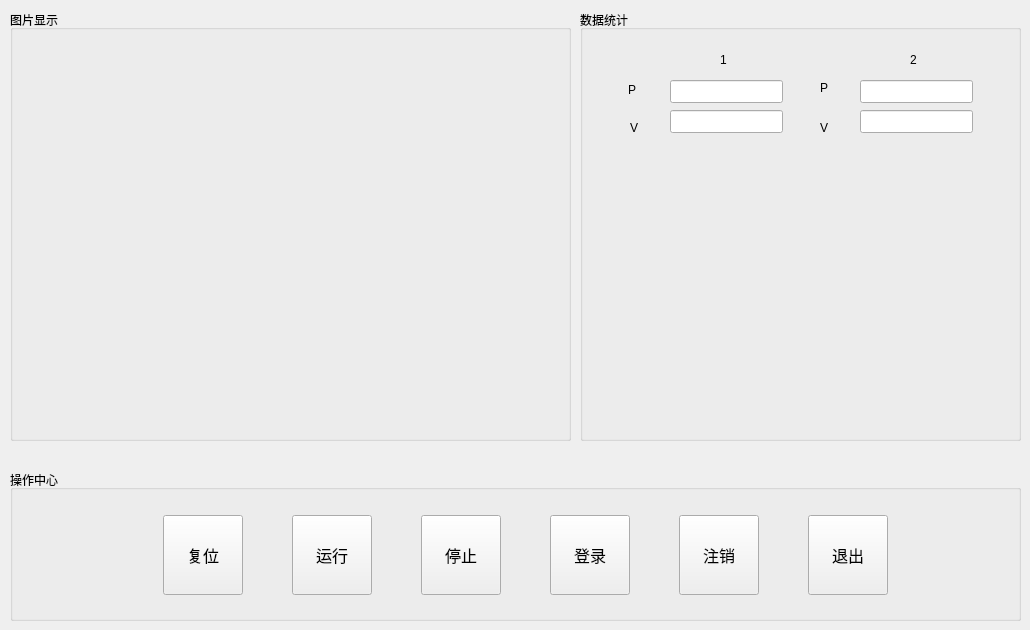
    <widget class="QWidget" name="Main">
     <attribute name="title">
      <string>操作中心</string>
     </attribute>
     <widget class="QGroupBox" name="groupBox_3">
      <property name="geometry">
       <rect>
        <x>10</x>
        <y>10</y>
        <width>561</width>
        <height>431</height>
       </rect>
      </property>
      <property name="title">
       <string>图片显示</string>
      </property>
      <widget class="QLabel" name="image">
       <property name="geometry">
        <rect>
         <x>10</x>
         <y>30</y>
         <width>541</width>
         <height>401</height>
        </rect>
       </property>
       <property name="text">
        <string/>
       </property>
       <property name="scaledContents">
        <bool>true</bool>
       </property>
       <property name="wordWrap">
        <bool>true</bool>
       </property>
      </widget>
     </widget>
     <widget class="QGroupBox" name="groupBox_4">
      <property name="geometry">
       <rect>
        <x>10</x>
        <y>470</y>
        <width>1011</width>
        <height>151</height>
       </rect>
      </property>
      <property name="title">
       <string>操作中心</string>
      </property>
      <widget class="QWidget" name="layoutWidget">
       <property name="geometry">
        <rect>
         <x>110</x>
         <y>40</y>
         <width>811</width>
         <height>91</height>
        </rect>
       </property>
       <layout class="QHBoxLayout" name="horizontalLayout">
        <property name="spacing">
         <number>6</number>
        </property>
        <item>
         <widget class="QToolButton" name="btnReset">
          <property name="minimumSize">
           <size>
            <width>50</width>
            <height>50</height>
           </size>
          </property>
          <property name="maximumSize">
           <size>
            <width>80</width>
            <height>80</height>
           </size>
          </property>
          <property name="font">
           <font>
            <family>楷体</family>
            <pointsize>12</pointsize>
           </font>
          </property>
          <property name="text">
           <string>复位</string>
          </property>
          <property name="icon">
           <iconset resource="res.qrc">
            <normaloff>:/res/reset2.png</normaloff>:/res/reset2.png</iconset>
          </property>
          <property name="iconSize">
           <size>
            <width>40</width>
            <height>40</height>
           </size>
          </property>
          <property name="toolButtonStyle">
           <enum>Qt::ToolButtonTextUnderIcon</enum>
          </property>
         </widget>
        </item>
        <item>
         <widget class="QToolButton" name="btnRun">
          <property name="minimumSize">
           <size>
            <width>50</width>
            <height>50</height>
           </size>
          </property>
          <property name="maximumSize">
           <size>
            <width>80</width>
            <height>80</height>
           </size>
          </property>
          <property name="font">
           <font>
            <family>楷体</family>
            <pointsize>12</pointsize>
           </font>
          </property>
          <property name="text">
           <string>运行</string>
          </property>
          <property name="icon">
           <iconset resource="res.qrc">
            <normaloff>:/res/start.png</normaloff>:/res/start.png</iconset>
          </property>
          <property name="iconSize">
           <size>
            <width>40</width>
            <height>40</height>
           </size>
          </property>
          <property name="toolButtonStyle">
           <enum>Qt::ToolButtonTextUnderIcon</enum>
          </property>
         </widget>
        </item>
        <item>
         <widget class="QToolButton" name="btnStop">
          <property name="minimumSize">
           <size>
            <width>50</width>
            <height>50</height>
           </size>
          </property>
          <property name="maximumSize">
           <size>
            <width>80</width>
            <height>80</height>
           </size>
          </property>
          <property name="font">
           <font>
            <family>楷体</family>
            <pointsize>12</pointsize>
           </font>
          </property>
          <property name="text">
           <string>停止</string>
          </property>
          <property name="icon">
           <iconset resource="res.qrc">
            <normaloff>:/res/stop.png</normaloff>:/res/stop.png</iconset>
          </property>
          <property name="iconSize">
           <size>
            <width>40</width>
            <height>40</height>
           </size>
          </property>
          <property name="toolButtonStyle">
           <enum>Qt::ToolButtonTextUnderIcon</enum>
          </property>
         </widget>
        </item>
        <item>
         <widget class="QToolButton" name="btnLogin">
          <property name="minimumSize">
           <size>
            <width>50</width>
            <height>50</height>
           </size>
          </property>
          <property name="maximumSize">
           <size>
            <width>80</width>
            <height>80</height>
           </size>
          </property>
          <property name="font">
           <font>
            <family>楷体</family>
            <pointsize>12</pointsize>
           </font>
          </property>
          <property name="text">
           <string>登录</string>
          </property>
          <property name="icon">
           <iconset resource="res.qrc">
            <normaloff>:/res/up.png</normaloff>:/res/up.png</iconset>
          </property>
          <property name="iconSize">
           <size>
            <width>40</width>
            <height>40</height>
           </size>
          </property>
          <property name="toolButtonStyle">
           <enum>Qt::ToolButtonTextUnderIcon</enum>
          </property>
         </widget>
        </item>
        <item>
         <widget class="QToolButton" name="btnLogout">
          <property name="minimumSize">
           <size>
            <width>50</width>
            <height>50</height>
           </size>
          </property>
          <property name="maximumSize">
           <size>
            <width>80</width>
            <height>80</height>
           </size>
          </property>
          <property name="font">
           <font>
            <family>楷体</family>
            <pointsize>12</pointsize>
           </font>
          </property>
          <property name="text">
           <string>注销</string>
          </property>
          <property name="icon">
           <iconset resource="res.qrc">
            <normaloff>:/res/previx.png</normaloff>:/res/previx.png</iconset>
          </property>
          <property name="iconSize">
           <size>
            <width>40</width>
            <height>40</height>
           </size>
          </property>
          <property name="toolButtonStyle">
           <enum>Qt::ToolButtonTextUnderIcon</enum>
          </property>
         </widget>
        </item>
        <item>
         <widget class="QToolButton" name="btnExit">
          <property name="minimumSize">
           <size>
            <width>50</width>
            <height>50</height>
           </size>
          </property>
          <property name="maximumSize">
           <size>
            <width>80</width>
            <height>80</height>
           </size>
          </property>
          <property name="font">
           <font>
            <family>楷体</family>
            <pointsize>12</pointsize>
           </font>
          </property>
          <property name="text">
           <string>退出</string>
          </property>
          <property name="icon">
           <iconset resource="res.qrc">
            <normaloff>:/res/exit.png</normaloff>:/res/exit.png</iconset>
          </property>
          <property name="iconSize">
           <size>
            <width>40</width>
            <height>40</height>
           </size>
          </property>
          <property name="toolButtonStyle">
           <enum>Qt::ToolButtonTextUnderIcon</enum>
          </property>
         </widget>
        </item>
       </layout>
      </widget>
     </widget>
     <widget class="QGroupBox" name="groupBox_5">
      <property name="geometry">
       <rect>
        <x>580</x>
        <y>10</y>
        <width>441</width>
        <height>431</height>
       </rect>
      </property>
      <property name="title">
       <string>数据统计</string>
      </property>
      <widget class="QLabel" name="label_17">
       <property name="geometry">
        <rect>
         <x>48</x>
         <y>70</y>
         <width>61</width>
         <height>20</height>
        </rect>
       </property>
       <property name="text">
        <string>P</string>
       </property>
      </widget>
      <widget class="QLabel" name="label_18">
       <property name="geometry">
        <rect>
         <x>50</x>
         <y>110</y>
         <width>59</width>
         <height>15</height>
        </rect>
       </property>
       <property name="text">
        <string>V</string>
       </property>
      </widget>
      <widget class="QLineEdit" name="p1">
       <property name="geometry">
        <rect>
         <x>90</x>
         <y>70</y>
         <width>113</width>
         <height>23</height>
        </rect>
       </property>
      </widget>
      <widget class="QLineEdit" name="v1">
       <property name="geometry">
        <rect>
         <x>90</x>
         <y>100</y>
         <width>113</width>
         <height>23</height>
        </rect>
       </property>
      </widget>
      <widget class="QLineEdit" name="p2">
       <property name="geometry">
        <rect>
         <x>280</x>
         <y>70</y>
         <width>113</width>
         <height>23</height>
        </rect>
       </property>
      </widget>
      <widget class="QLineEdit" name="v2">
       <property name="geometry">
        <rect>
         <x>280</x>
         <y>100</y>
         <width>113</width>
         <height>23</height>
        </rect>
       </property>
      </widget>
      <widget class="QLabel" name="label_19">
       <property name="geometry">
        <rect>
         <x>240</x>
         <y>110</y>
         <width>59</width>
         <height>15</height>
        </rect>
       </property>
       <property name="text">
        <string>V</string>
       </property>
      </widget>
      <widget class="QLabel" name="label_20">
       <property name="geometry">
        <rect>
         <x>240</x>
         <y>70</y>
         <width>59</width>
         <height>15</height>
        </rect>
       </property>
       <property name="text">
        <string>P</string>
       </property>
      </widget>
      <widget class="QLabel" name="label_22">
       <property name="geometry">
        <rect>
         <x>140</x>
         <y>40</y>
         <width>61</width>
         <height>20</height>
        </rect>
       </property>
       <property name="text">
        <string>1</string>
       </property>
      </widget>
      <widget class="QLabel" name="label_23">
       <property name="geometry">
        <rect>
         <x>330</x>
         <y>40</y>
         <width>61</width>
         <height>20</height>
        </rect>
       </property>
       <property name="text">
        <string>2</string>
       </property>
      </widget>
     </widget>
    </widget>
